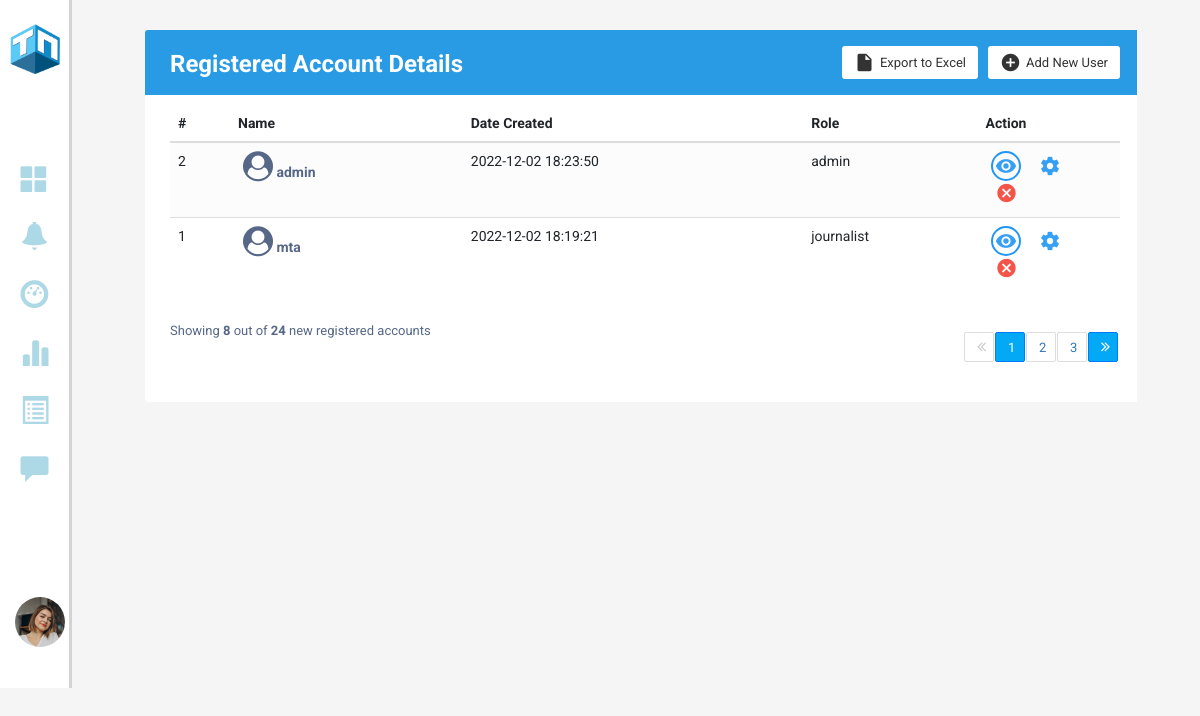
Page /Accountdetails (signed in) on the earlier database version.
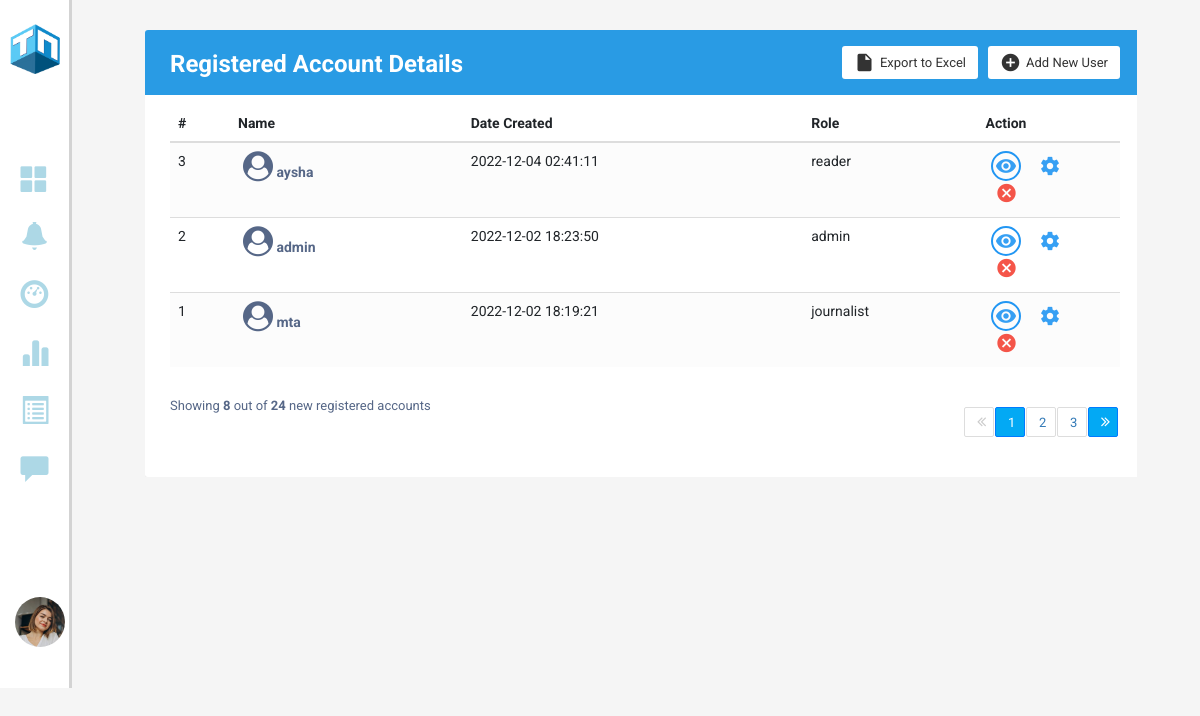
Same page on the later database version.
### models.py (models this page shows)
class Users(db.Model, UserMixin):
    id = db.Column(db.Integer,  primary_key = True, nullable = False)
    email = Column(String, nullable=False, unique = True)
    username = Column(String, nullable=False)
    role = Column(String, nullable=False)
    password = Column(String, nullable=False)
    profile_pic = Column(BLOB, nullable=False)
    mimetype = Column(String, nullable=False)
    status = Column(Boolean, nullable=False)
    created_at = Column(DateTime, server_default = func.now(), nullable=False)
    updated_at = Column(DateTime, server_default = func.now(), server_onupdate = func.now(), nullable=False)
    poster = db.relationship('Posts', backref=backref('poster'))
    reporter = db.relationship('Reports', backref=backref('reporter'))
    bookmarker = db.relationship('Bookmarks', backref=backref('bookmarker'))
    notifier = db.relationship('Notifications', backref=backref('notifier'))

### app.py (the view)
@app.route("/Accountdetails")
@login_required
def Account_details():
    users = Users.query.order_by(Users.id.desc()).all()
    return render_template("AccountDetails.html", users = users)

### app.py (called while the page is built)
@login_manager.user_loader
def load_user(user_id):
    return Users.query.get(int(user_id))

### templates/AccountDetails.html (shortened to what the changed rows need)
<!DOCTYPE html>
<html lang="en">
<head>
    <link rel="stylesheet" type="text/css" href="/static/style.css">
    <link rel="stylesheet" href="https://stackpath.bootstrapcdn.com/bootstrap/4.5.0/css/bootstrap.min.css">
    <link rel="stylesheet" href="https://maxcdn.bootstrapcdn.com/font-awesome/4.7.0/css/font-awesome.min.css">
    <link rel="stylesheet" href="https://maxcdn.bootstrapcdn.com/bootstrap/3.3.6/css/bootstrap.min.css">
    <link rel="stylesheet" href="https://cdnjs.cloudflare.com/ajax/libs/font-awesome/4.7.0/css/font-awesome.min.css">
    <link rel="stylesheet" href="https://maxcdn.bootstrapcdn.com/bootstrap/3.3.7/css/bootstrap.min.css"
>
</head>
<body>
    <section class="GContent" style="background-color: #f2f3f4">
        <div class="G1" style="width: 94%;">
            <div class="Gformat" style="width: 100%;">
                <div class="container-xl">
                    <div class="table-responsive">
                        <div class="table-wrapper">
                            <div class="table-title">
                                <div class="row">
                                    <div class="col-sm-5">
                                        <h2 style="color: white">Registered Account <b>Details</b></h2>
                                    </div>
                                </div>
                            </div>
                            <table class="table table-striped table-hover">
                                <thead>
                                    <tr>
                                        <th>#</th>
                                        <th>Name</th>
                                        <th>Date Created</th>
                                        <th>Role</th>
                                        <th style="width: 15%;">Action</th>
                                    </tr>
                                </thead>
                                <tbody>
                                    {% for user in users %}
                                    <tr>
                                        <td>{{user.id}}</td>
                                        <td><a href="#"><i class="fa fa-user-circle" aria-hidden="true"
                                                    style="font-size: 30px;"></i> {{user.username}}</a></td>
                                        <td>{{user.created_at}}</td>
                                        <td>{{user.role}}</td>
                                        <td>
                                            <a href="#" class="view" title="View Account" data-toggle="tooltip"><i
                                                    class="material-icons">&#xE417;</i></a>
                                            <a href="#" class="settings" title="Settings" data-toggle="tooltip"><i
                                                    class="material-icons">&#xE8B8;</i></a>
                                            <a href="#" class="delete" title="Delete Account" data-toggle="tooltip"><i
                                                    class="material-icons">&#xE5C9;</i></a>
                                        </td>
                                    </tr>
                                    {% endfor %}
                                </tbody>
                            </table>
                        </div>
                    </div>
                </div>
            </div>
        </div>
    </section>
</body>
</html>

Differences in the rows shown:
added Users: id "3", username "aysha", created_at "2022-12-04 02:41:11", role "reader"
